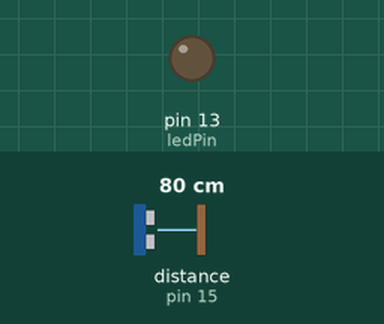
This sketch was run on a simulated Arduino Uno, built with avr-gcc and run on an emulated ATmega328P. Shown: output pins drawn as LEDs (lit = HIGH). Wiring (inferred from the names in the program): ultrasonic range finder: trigger pin 14; echo pin 15. The test bench sets the inputs (shaded band); at power-on: distance to the obstacle (sensor on pin 15) 80 cm. The echo pulse lasts 58.3 µs per cm; pins used as bus, display or sensor lines are not drawn; what the sketch prints to the serial monitor is not drawn.

Above: at 1.3 s.
1.4 s: distance to the obstacle (sensor on pin 15) set to 18 cm
3.5 s: distance to the obstacle (sensor on pin 15) set to 13 cm
At 4.3 s:
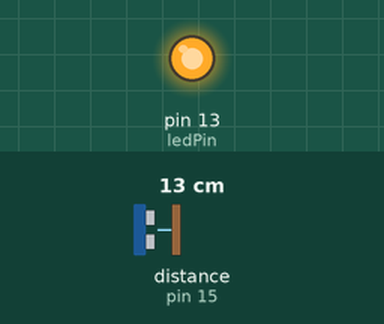
Timing chart, 0 to 6.5 s (numbered marks = the images above; inputs shaded):
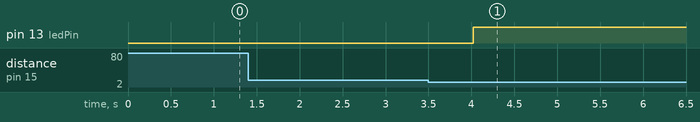

The sketch:

02_sonic_send.ino
```cpp
const int trigPin = 14;
const int echoPin = 15;
const int ledPin = 13;

void setup() {
  pinMode(trigPin, OUTPUT);
  pinMode(echoPin, INPUT);
  pinMode(ledPin, OUTPUT);

  Serial.begin(9600);
}

void loop() {
  long distance = getDistance();
  Serial.write((byte *)&distance, sizeof(distance));
  delay(500);
  // Serial.println(String(distance) + "cm");

  if (distance < 15) {
    digitalWrite(ledPin, HIGH);
  } else {
    digitalWrite(ledPin, LOW);
  }
  // delay(100);
}

long getDistance() {
  digitalWrite(trigPin, LOW);
  delayMicroseconds(2);
  digitalWrite(trigPin, HIGH);
  delayMicroseconds(10);
  digitalWrite(trigPin, LOW);

  long duration = pulseIn(echoPin, HIGH);
  long distance = (duration / 2) / 29.1;

  return distance;
}
```

Measured:
- the behaviour switches between 16 and 15 cm on distance to the obstacle (sensor on pin 15) (found by bisection; images 0 and 1)
- after the input at 1.4 s, every drawn part: stays the same
- after the input at 3.5 s, pin 13 (ledPin): LOW → HIGH after 0.52 s
